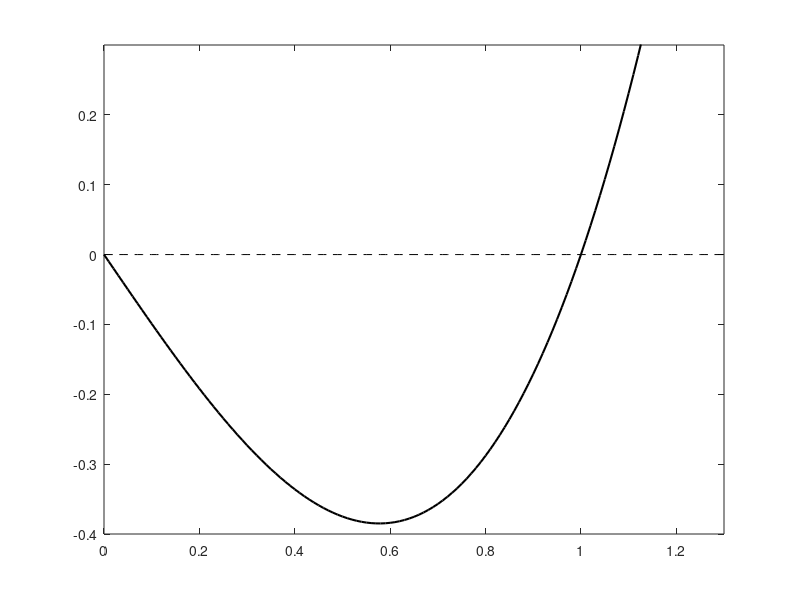

The MATLAB script that drew this image: (Note: this script raises an error after producing the figure.)
%% create images for the behavior of the ODE
% Phase diagramm r
y=1;
xend=1.3/sqrt(y);
x=0:0.01:xend;
figure(1);clf;
plot(x,-x+y*x.^3,'k-','LineWidth',1.5);
hold on;
plot(x,zeros(length(x),1),'k--');
axis tight; axis([0 xend -0.4 0.3]);
xticks('');
yticks('');
plot([1/sqrt(y) 1/sqrt(y)],[-0.005 0.005],'color','black');
plot([0,0],[-0.005 0.005],'color','black');
text(1/sqrt(y)+0.01,0,'$\rightarrow$','Interpreter','latex','Fontsize',16);
text(0.01:0.2:1/sqrt(y)-0.03,0*(0.01:0.2:1/sqrt(y)-0.03),'$\leftarrow$','Interpreter','latex','Fontsize',16);
%text(0.005,-0.015,'0','Interpreter','latex');
text(1/sqrt(y)-0.3,0.1,'$\frac{1}{\sqrt{y_1}}$','Interpreter','latex','Fontsize',16);
text(1/sqrt(y)+0.1,-0.06,'$r$','Interpreter','latex','Fontsize',16);
%title('Phase diagramm of r');
set(gca,'fontsize',14); 
%% Phase diagramm y_1,y_2
f = @(t,Y) [Y(2); sin(2*pi*Y(1))];
a1 = linspace(-0.1,1+0.1,10); a2 = linspace(-1,1.1,10);
[x,y] = meshgrid(a1,a2); u = zeros(size(x)); v = zeros(size(x)); t=0;
for i = 1:numel(x)
    Yprime = f(t,[x(i),y(i)]); u(i) = Yprime(1); v(i) = Yprime(2);
end
figure(2);clf; quiver(x,y,u,v,'k'); hold on
opt=odeset; opt.AbsTol=1e-10; opt.RelTol=1e-5;
[ts,ys] = ode45(f,[0,13.1],[0;1e-12],opt);
ys=[ys;[1,0]]; plot(ys(:,1),ys(:,2),'k-','LineWidth',1.5);
[ts,ys] = ode45(f,[0,13.1],[2;-1e-12],opt);
ys=[ys;[1,0]]; plot(ys(:,1),ys(:,2),'r-','LineWidth',1.5);
plot(ys(end,1),ys(end,2),'k*') % ending point
hold off

%%
xlabel('y_1'); ylabel('y_2'); 
axis([-0.1 1.2 -0.7 1.1]); 
set(gca,'fontsize',14); 
%title({'\textbf{Phase plane of the pendulum, $\dot{y_1}=y_2, \dot{y_2}=\sin(2\pi y_1)$}','with heteroclinic orbit from $(0,0)$ to $(1,0)$'},'Interpreter','latex');